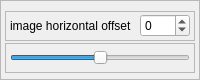
                          <widget class="QFrame" name="frame_2">
                           <property name="maximumSize">
                            <size>
                             <width>16777215</width>
                             <height>80</height>
                            </size>
                           </property>
                           <property name="frameShape">
                            <enum>QFrame::StyledPanel</enum>
                           </property>
                           <property name="frameShadow">
                            <enum>QFrame::Raised</enum>
                           </property>
                           <layout class="QVBoxLayout" name="verticalLayout_9">
                            <property name="spacing">
                             <number>0</number>
                            </property>
                            <property name="leftMargin">
                             <number>4</number>
                            </property>
                            <property name="topMargin">
                             <number>8</number>
                            </property>
                            <property name="rightMargin">
                             <number>4</number>
                            </property>
                            <property name="bottomMargin">
                             <number>4</number>
                            </property>
                            <item>
                             <widget class="QFrame" name="frame_12">
                              <property name="minimumSize">
                               <size>
                                <width>0</width>
                                <height>0</height>
                               </size>
                              </property>
                              <property name="maximumSize">
                               <size>
                                <width>16777215</width>
                                <height>30</height>
                               </size>
                              </property>
                              <property name="frameShape">
                               <enum>QFrame::StyledPanel</enum>
                              </property>
                              <property name="frameShadow">
                               <enum>QFrame::Raised</enum>
                              </property>
                              <layout class="QHBoxLayout" name="horizontalLayout_14">
                               <property name="leftMargin">
                                <number>4</number>
                               </property>
                               <property name="topMargin">
                                <number>1</number>
                               </property>
                               <property name="rightMargin">
                                <number>4</number>
                               </property>
                               <property name="bottomMargin">
                                <number>1</number>
                               </property>
                               <item>
                                <widget class="QLabel" name="label_13">
                                 <property name="text">
                                  <string>image horizontal offset</string>
                                 </property>
                                </widget>
                               </item>
                               <item>
                                <widget class="QSpinBox" name="imgHOffsetSpinbox">
                                 <property name="maximumSize">
                                  <size>
                                   <width>50</width>
                                   <height>16777215</height>
                                  </size>
                                 </property>
                                 <property name="minimum">
                                  <number>-100</number>
                                 </property>
                                 <property name="maximum">
                                  <number>100</number>
                                 </property>
                                </widget>
                               </item>
                              </layout>
                             </widget>
                            </item>
                            <item>
                             <widget class="QFrame" name="frame_11">
                              <property name="minimumSize">
                               <size>
                                <width>0</width>
                                <height>0</height>
                               </size>
                              </property>
                              <property name="maximumSize">
                               <size>
                                <width>16777215</width>
                                <height>30</height>
                               </size>
                              </property>
                              <property name="frameShape">
                               <enum>QFrame::StyledPanel</enum>
                              </property>
                              <property name="frameShadow">
                               <enum>QFrame::Raised</enum>
                              </property>
                              <layout class="QHBoxLayout" name="horizontalLayout_3">
                               <property name="leftMargin">
                                <number>4</number>
                               </property>
                               <property name="topMargin">
                                <number>1</number>
                               </property>
                               <property name="rightMargin">
                                <number>4</number>
                               </property>
                               <property name="bottomMargin">
                                <number>1</number>
                               </property>
                               <item>
                                <widget class="QSlider" name="imgHOffsetSlider">
                                 <property name="minimum">
                                  <number>-100</number>
                                 </property>
                                 <property name="maximum">
                                  <number>100</number>
                                 </property>
                                 <property name="orientation">
                                  <enum>Qt::Horizontal</enum>
                                 </property>
                                </widget>
                               </item>
                              </layout>
                             </widget>
                            </item>
                           </layout>
                          </widget>
